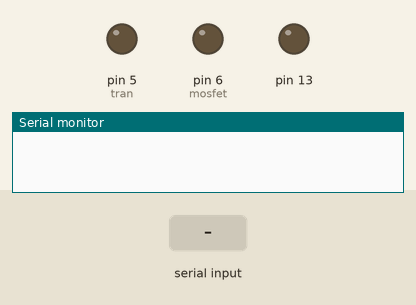
This sketch was run on a simulated Arduino Uno, built with avr-gcc and run on an emulated ATmega328P. Parts: output pins drawn as LEDs (lit = HIGH), the last lines printed to the serial monitor. Inputs (shaded band) come from the test bench.

Above: at 1.2 s.
1.3 s: "a" received over Serial
At 2.1 s:
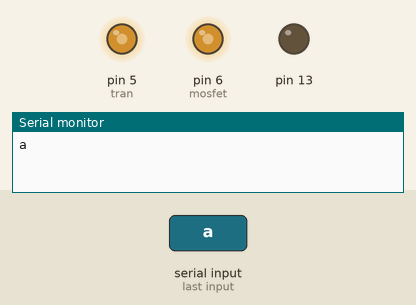
2.8 s: "b" received over Serial
At 3.2 s:
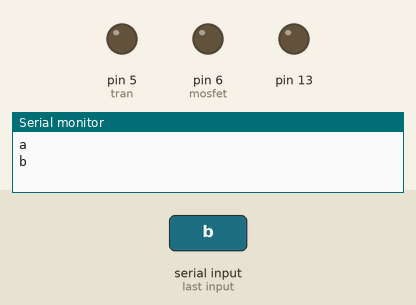
Timing chart, 0 to 5.8 s (numbered marks = the images above; inputs shaded):
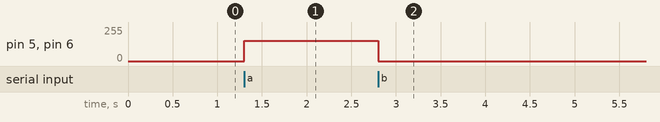

Measured:
- after the input at 1.3 s, pin 5 (tran), pin 6 (mosfet): 0/255 → 153/255 at once
- after the input at 2.8 s, pin 5 (tran), pin 6 (mosfet): 153/255 → 0/255 at once

The sketch:

sketch_BTnVmotor.ino
```cpp
const int mosfet = 6;
const int tran = 5;
char junk;
String inputString="";


void setup() {
  Serial.begin(9600);
  pinMode(mosfet, OUTPUT);
  pinMode(tran, OUTPUT);
  pinMode(13, OUTPUT);
}


/*
Arduino Turn LED On/Off using Serial Commands
Created April 22, 2015
Hammad Tariq, Incubator (Pakistan)

It's a simple sketch which waits for a character on serial
and in case of a desirable character, it turns an LED on/off.

Possible string values:
a (to turn the LED on)
b (tor turn the LED off)
*/


void loop()
{
  if(Serial.available()){
  while(Serial.available())
    {
      char inChar = (char)Serial.read(); //read the input
      inputString += inChar;        //make a string of the characters coming on serial
    }
    Serial.println(inputString);
    while (Serial.available() > 0)
    { junk = Serial.read() ; }      // clear the serial buffer
    if(inputString == "a"){         //in case of 'a' turn the LED on
      analogWrite(6, 153);
      analogWrite(5, 153);
    }
    else if(inputString == "b"){   //incase of 'b' turn the LED off
      analogWrite(6,0);
      analogWrite(5,0);
    }
    inputString = "";
  }
}
```
